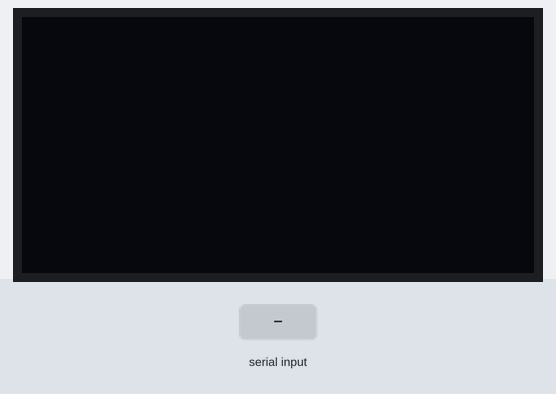
A sketch run on a simulated ESP32. On the bench: 128×64 one-colour display. The inputs (shaded band) are chosen by the test bench. Nothing arrives over Bluetooth unless stated; what the sketch prints to the serial monitor is not drawn.

Above: at 1.2 s.
1.3 s: ":\n" received over the second serial link
At 1.8 s:
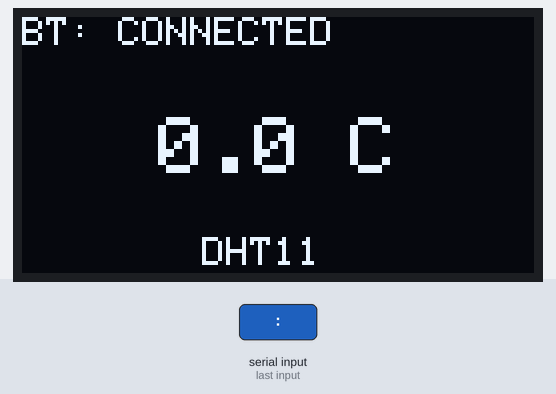
2.8 s: "90:45\n" received over the second serial link
At 4.1 s:
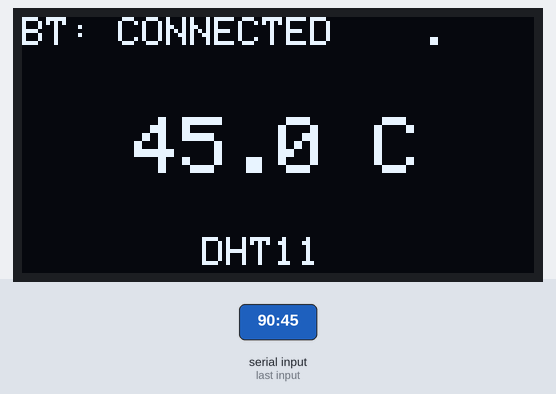
Timing chart, 0 to 5.8 s (numbered marks = the images above; inputs shaded):
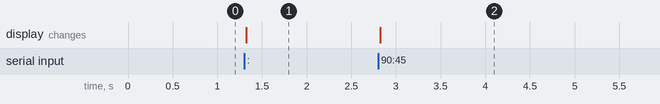

Measured:
- after the input at 1.3 s, the display: changes at once (image 1)
- after the input at 2.8 s, the display: changes at once (image 2)

The sketch:

reciever-AI-animation.ino
```cpp
//im not too sure how this one works, i just wanted to test the screen and see how much animation can actually fit onto it
//i will read over it and update the comments appropriately and add it to the normal reciever for future projects

#include "BluetoothSerial.h"
#include <Wire.h>
#include <Adafruit_GFX.h>
#include <Adafruit_SSD1306.h>

BluetoothSerial SerialBT;

#define DEVICE_NAME "ESP32_RECEIVER"
#define OLED_ADDR   0x3C

Adafruit_SSD1306 display(128, 64, &Wire, -1);

void setup() {

  Serial.begin(115200);

  SerialBT.begin("ESP32_RECEIVER", true); // true = client mode

  Serial.println("Connecting...");

  if (SerialBT.connect("ESP32_SENDER")) {

    Serial.println("Connected!");

  } else {

    Serial.println("Connection failed");

  }

  display.begin(SSD1306_SWITCHCAPVCC, OLED_ADDR);
  display.clearDisplay();
  display.setTextSize(2);

}

// Animation variable
static int animFrame = 0;

void updateOLED(float temperature) {

  display.clearDisplay();

  // -------- TOP: Bluetooth status --------
  display.setTextSize(1);
  display.setTextColor(WHITE);

  display.setCursor(0, 0);
  display.print("BT: CONNECTED");

  // animated dots
  display.setCursor(100, 0);

  for (int i = 0; i < animFrame; i++) {
    display.print(".");
  }


  // -------- MIDDLE: Temperature --------
  display.setTextSize(2);

  String tempText = String(temperature, 1) + " C";

  int16_t x = (128 - (tempText.length() * 12)) / 2;

  display.setCursor(x, 25);
  display.print(tempText);


  // -------- Bottom --------
  display.setTextSize(1);
  display.setCursor(45, 55);
  display.print("DHT11");


  display.display();


  // update animation
  animFrame++;

  if (animFrame > 3) {
    animFrame = 0;
  }
}


void loop() {

 if (SerialBT.available()) {

  String received = SerialBT.readStringUntil('\n');

  int start = received.indexOf(":") + 1;
  int end = received.indexOf("°");

  String tempValue = received.substring(start, end);

  float temperature = tempValue.toFloat();

  Serial.print("Temperature: ");
  Serial.println(temperature);


  updateOLED(temperature);
}

}
```
